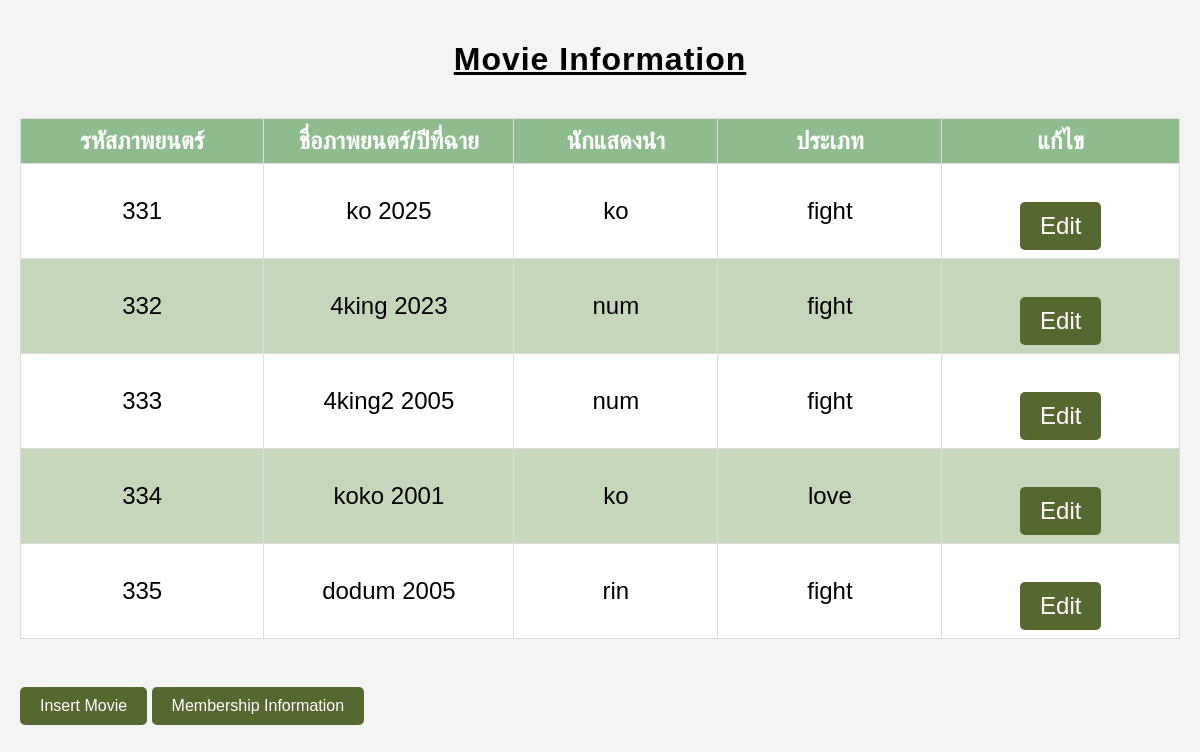
Page /mainv.php on the committed database.
### tables this page shows
CREATE TABLE `movie` (
  `mvid` varchar(3) NOT NULL,
  `mvname` varchar(20) NOT NULL,
  `mvactor` varchar(20) NOT NULL,
  `mvgenre` varchar(20) NOT NULL,
  `mvyear` varchar(4) NOT NULL
);

### mainv.php (the view, shortened to what this page needs)
<!DOCTYPE html>
<html lang="en">
<head>
    <link rel="stylesheet" href="style.css">
</head>
<body>
<?php
    require 'conn.php';
    $sql = "SELECT * FROM movie";
    $result = $conn->query($sql);
?>
<h1>Movie Information</h1>
<br>
        <table>
            <thead>
                <tr>
                    <th>รหัสภาพยนตร์</th>
                    <th>ชื่อภาพยนตร์/ปีที่ฉาย</th>
                    <th>นักแสดงนำ</th>
                    <th>ประเภท</th>
                    <th>แก้ไข</th>
                </tr>
            </thead>
            <tbody>
                <?php
                    if ($result->num_rows > 0) {
                        while($row = $result->fetch_assoc()) {
                            echo"<tr><td>".$row["mvid"]."</td>"."<td>".$row["mvname"]." ".$row["mvyear"]."</td>"."<td>".$row["mvactor"]."</td>"."<td>".$row["mvgenre"]."</td>"."<td>"."<a href='editv.php?mvid=".$row["mvid"]."'><button> Edit </button></a>"."</td>";
                            echo "</tr>";
                        }
                    }else {
                        echo "0 results";
                    }
                ?>
            </tbody>
        </table>
        <br>
        <a href='insertv.php'><button> Insert Movie</button></a>
        <a href='mainm.php'><button>Membership Information</button></a>

### style.css (style rules this page uses)
body { font-family: Arial, sans-serif; background-color: #f4f4f4; margin: 0; padding: 20px; }
h1 { text-align: center; font-size: xx-large; text-decoration: underline; letter-spacing: 1px; }
th { padding-top: 12px; padding-bottom: 12px; text-align: center; width: 3%; background-color:#8fbc8f; color: rgb(255, 255, 255); }
tr:nth-child(even) { background-color: #C5D6BA; }
th,td { border: 1px solid #ddd; padding: 8px; }
table { background-color: white; border-collapse: collapse; border-radius : 1.5px solid #2e8b57; font-size: x-large; text-align: center; width: 100%; height: 70%; }
a { text-decoration: none; display: inline-block; margin-top: 30px; }
button { background-color: #55682f; color: white; padding: 10px 20px; border: none; border-radius: 5px; cursor: pointer; font-size: 1em; display: inline-block; width: 100%; }

### rows in the picture
movie: mvid "331", mvname "ko", mvyear "2025", mvactor "ko", mvgenre "fight"
movie: mvid "332", mvname "4king", mvyear "2023", mvactor "num", mvgenre "fight"
movie: mvid "333", mvname "4king2", mvyear "2005", mvactor "num", mvgenre "fight"
movie: mvid "334", mvname "koko", mvyear "2001", mvactor "ko", mvgenre "love"
movie: mvid "335", mvname "dodum", mvyear "2005", mvactor "rin", mvgenre "fight"
